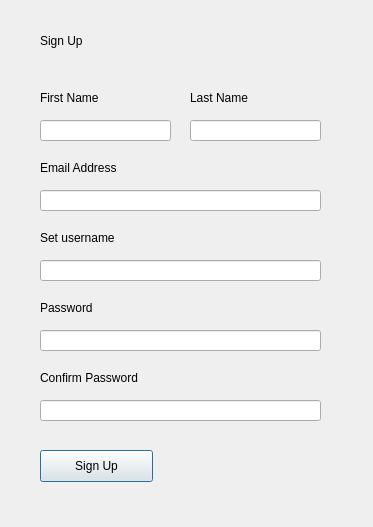
<?xml version="1.0" encoding="UTF-8"?>
<ui version="4.0">
 <class>SignUp</class>
 <widget class="QDialog" name="SignUp">
  <property name="geometry">
   <rect>
    <x>0</x>
    <y>0</y>
    <width>373</width>
    <height>527</height>
   </rect>
  </property>
  <property name="windowTitle">
   <string>Dialog</string>
  </property>
  <widget class="QLabel" name="lbl_signup">
   <property name="geometry">
    <rect>
     <x>40</x>
     <y>20</y>
     <width>91</width>
     <height>41</height>
    </rect>
   </property>
   <property name="styleSheet">
    <string notr="true">font: 24pt &quot;.AppleSystemUIFont&quot;;</string>
   </property>
   <property name="text">
    <string>Sign Up</string>
   </property>
  </widget>
  <widget class="QLabel" name="lbl_firstname">
   <property name="geometry">
    <rect>
     <x>40</x>
     <y>90</y>
     <width>71</width>
     <height>16</height>
    </rect>
   </property>
   <property name="text">
    <string>First Name</string>
   </property>
  </widget>
  <widget class="QLineEdit" name="line_firstname">
   <property name="geometry">
    <rect>
     <x>40</x>
     <y>120</y>
     <width>131</width>
     <height>21</height>
    </rect>
   </property>
  </widget>
  <widget class="QLabel" name="lbl_emailadd">
   <property name="geometry">
    <rect>
     <x>40</x>
     <y>160</y>
     <width>91</width>
     <height>16</height>
    </rect>
   </property>
   <property name="text">
    <string>Email Address</string>
   </property>
  </widget>
  <widget class="QLineEdit" name="line_emailadd">
   <property name="geometry">
    <rect>
     <x>40</x>
     <y>190</y>
     <width>281</width>
     <height>21</height>
    </rect>
   </property>
  </widget>
  <widget class="QLabel" name="lbl_password">
   <property name="geometry">
    <rect>
     <x>40</x>
     <y>300</y>
     <width>71</width>
     <height>16</height>
    </rect>
   </property>
   <property name="text">
    <string>Password</string>
   </property>
  </widget>
  <widget class="QLineEdit" name="line_pass">
   <property name="geometry">
    <rect>
     <x>40</x>
     <y>330</y>
     <width>281</width>
     <height>21</height>
    </rect>
   </property>
  </widget>
  <widget class="QLineEdit" name="line_lastname">
   <property name="geometry">
    <rect>
     <x>190</x>
     <y>120</y>
     <width>131</width>
     <height>21</height>
    </rect>
   </property>
  </widget>
  <widget class="QLabel" name="lbl_lastname">
   <property name="geometry">
    <rect>
     <x>190</x>
     <y>90</y>
     <width>71</width>
     <height>16</height>
    </rect>
   </property>
   <property name="text">
    <string>Last Name</string>
   </property>
  </widget>
  <widget class="QLineEdit" name="line_confirmpassword">
   <property name="geometry">
    <rect>
     <x>40</x>
     <y>400</y>
     <width>281</width>
     <height>21</height>
    </rect>
   </property>
  </widget>
  <widget class="QLabel" name="lbl_confirmpassword">
   <property name="geometry">
    <rect>
     <x>40</x>
     <y>370</y>
     <width>111</width>
     <height>16</height>
    </rect>
   </property>
   <property name="text">
    <string>Confirm Password</string>
   </property>
  </widget>
  <widget class="QLineEdit" name="line_setusername">
   <property name="geometry">
    <rect>
     <x>40</x>
     <y>260</y>
     <width>281</width>
     <height>21</height>
    </rect>
   </property>
  </widget>
  <widget class="QLabel" name="lbl_setusername">
   <property name="geometry">
    <rect>
     <x>40</x>
     <y>230</y>
     <width>121</width>
     <height>16</height>
    </rect>
   </property>
   <property name="text">
    <string>Set username</string>
   </property>
  </widget>
  <widget class="QPushButton" name="btn_signup">
   <property name="geometry">
    <rect>
     <x>40</x>
     <y>450</y>
     <width>113</width>
     <height>32</height>
    </rect>
   </property>
   <property name="text">
    <string>Sign Up</string>
   </property>
  </widget>
 </widget>
 <resources/>
 <connections/>
</ui>
